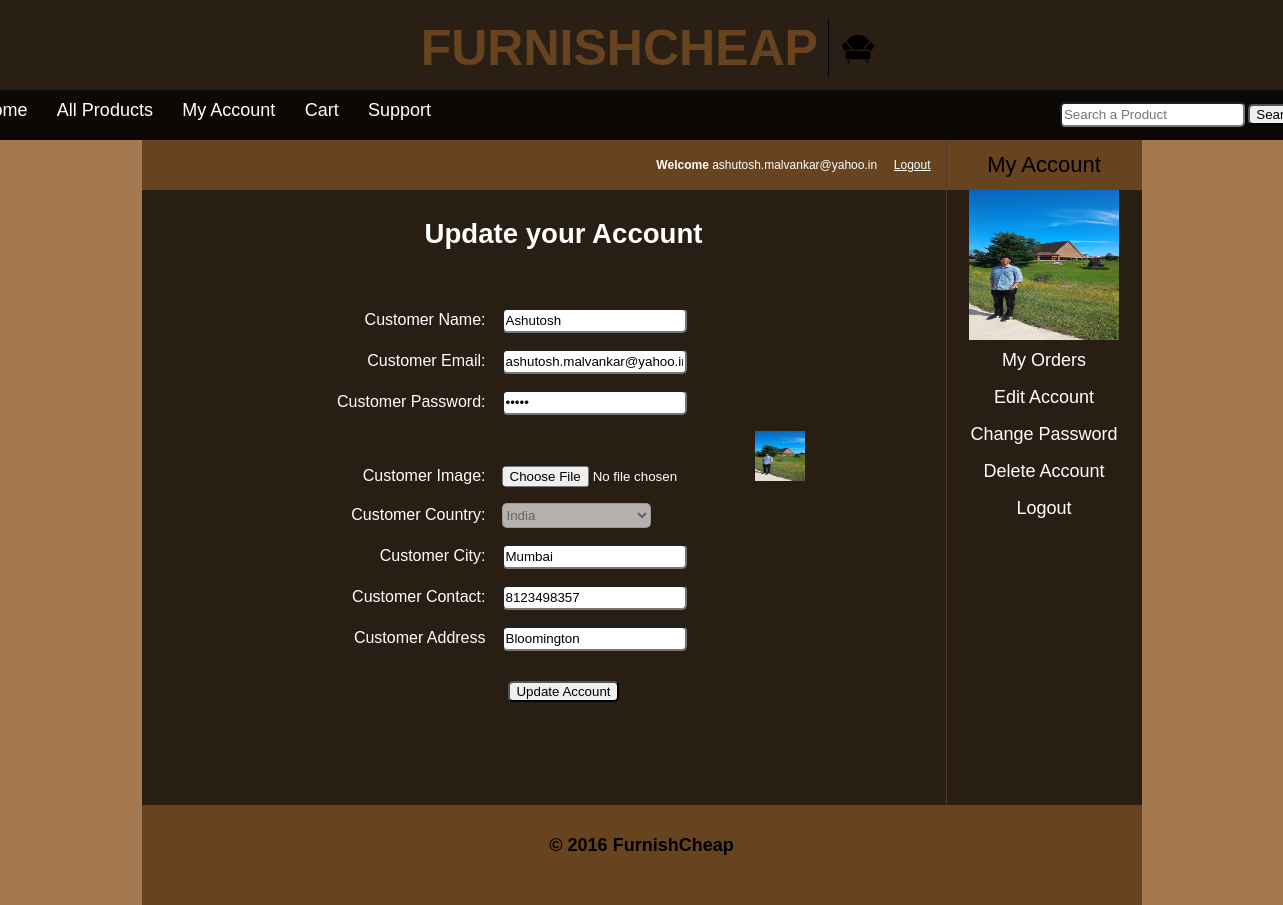
Screenshot of /customer/my_account.php?edit_account (signed in) with the database file from the repository.
### tables this page shows
CREATE TABLE IF NOT EXISTS `customers` (
  `customer_id` int(10) NOT NULL AUTO_INCREMENT,
  `customer_ip` varchar(255) NOT NULL,
  `customer_name` text NOT NULL,
  `customer_email` varchar(100) NOT NULL,
  `customer_pass` varchar(100) NOT NULL,
  `customer_country` text NOT NULL,
  `customer_city` text NOT NULL,
  `customer_contact` varchar(255) NOT NULL,
  `customer_address` text NOT NULL,
  `customer_image` text NOT NULL,
  PRIMARY KEY (`customer_id`)
);

### customer/edit_account.php (the view, shortened to what this page needs)
<br><br>
		<?php
				include("includes/db.php");
				$user = $_SESSION['customer_email'];
				$get_customer = "select * from customers where customer_email='$user'";
				$run_customer = mysqli_query($con, $get_customer);
				$row_customer = mysqli_fetch_array($run_customer);
				$name = $row_customer['customer_name'];
				$email = $row_customer['customer_email'];
				$pass = $row_customer['customer_pass'];
				$country = $row_customer['customer_country'];
				$city = $row_customer['customer_city'];
				$contact = $row_customer['customer_contact'];
				$address= $row_customer['customer_address'];
				$image = $row_customer['customer_image'];
		?>
		<h2 align="center" style="font-size: 2.3em; color: white;">Update your Account</h2>
		<br><br><br>
		<form action="" method="post" enctype="multipart/form-data">
					<table style="color: white; border-spacing: 1em;padding-left: 100px;" width="750">
						<tr>
							<td align="right">Customer Name:</td>
							<td><input id="search" type="text" name="c_name" value="<?php echo $name;?>" required/></td>
						</tr>
						<tr>
							<td align="right">Customer Email:</td>
							<td><input id="search" type="text" name="c_email" value="<?php echo $email;?>" required/></td>
						</tr>
						<tr>
							<td align="right">Customer Password:</td>
							<td><input id="search" type="password" name="c_pass" value="<?php echo $pass;?>" required/></td>
						</tr>
						<tr>
							<td align="right">Customer Image:</td>
							<td><input id="button" type="file" name="c_image"/><img src="customer_images/<?php echo $image; ?>" width="50" height="50"/></td>
						</tr>
						<tr>
							<td align="right">Customer Country:</td>
							<td>
							<select id="search" name="c_country" disabled>
								<option><?php echo $country; ?></option>
							</select>
							</td>
						</tr>
						<tr>
							<td align="right">Customer City:</td>
							<td><input id="search" type="text" name="c_city" value="<?php echo $city;?>"/></td>
						</tr>
						<tr>
							<td align="right">Customer Contact:</td>
							<td><input id="search" type="text" name="c_contact" value="<?php echo $contact;?>"/></td>
						</tr>
						<tr>
							<td align="right">Customer Address</td>
							<td><input id="search" type="text" name="c_address" value="<?php echo $address;?>"/></td>
						</tr>
					</table><br>
					<input align="center" id="button" type="submit" name="update" value="Update Account" />
				</form>

### customer/my_account.php (shortened to what this page needs)
<?php session_start();
include("functions/functions.php");
?>
<!DOCTYPE>
<html>
	<head>
	<link rel="stylesheet" href="styles/style.css" media="all" />
	</head>
<body>
	<div align="center" id='logodiv'>
    	<a align="center" href="/index.php">FURNISHCHEAP</a>
    	<img src='logo.png' alt='logo'>
    	</div>
	<div class="main_wrapper">
		<div class="menubar">
			<ul id="menu">
				<li><a href="../index.php">Home</a></li>
				<li><a href="../all_products.php">All Products</a></li>
				<li><a href="/customer/my_account.php">My Account</a></li>
				<li><a href="../cart.php">Cart</a></li>
                <li><a href="../contact">Support</a></li>
			</ul>
			<div id="form">
				<form method="get" action="results.php" enctype="multipart/form-data">
					<input id="search" type="text" name="user_query" placeholder="Search a Product"/ >
					<input id="button" type="submit" name="search" value="Search" />
				</form>
			</div>
		</div>
		<div class="content_wrapper">
			<div id="sidebar">
				<div id="sidebar_title">My Account</div>
				<ul id="cats">
				<?php
				$user = $_SESSION['customer_email'];
				$get_img = "select * from customers where customer_email='$user'";
				$run_img = mysqli_query($con, $get_img);
				$row_img = mysqli_fetch_array($run_img);
				$c_image = $row_img['customer_image'];
				echo "<p style='text-align:center;'><img src='customer_images/$c_image' width='150' height='150'/></p>";
				?>
				<li><a href="my_account.php?my_orders">My Orders</a></li>
				<li><a href="my_account.php?edit_account">Edit Account</a></li>
				<li><a href="my_account.php?change_pass">Change Password</a></li>
				<li><a href="my_account.php?delete_account">Delete Account</a></li>
				<li><a href="logout.php">Logout</a></li>
				</div>
			<div id="content_area">
			<div id="shopping_cart">
					 <span style="float:right; font-size:12px; padding:5px; line-height:40px;">
					<?php
					if(isset($_SESSION['customer_email'])){
					echo "<b>Welcome </b>" . $_SESSION['customer_email']."&nbsp;&nbsp;&nbsp;&nbsp;<b style='color:black;'></b>" ;
					}
					?>
					<?php
					if(!isset($_SESSION['customer_email'])){
					echo "<a style='padding-right: 10px; color:white;' href='../checkout.php'>Login</a>";
					}
					else {
					echo "<a style='padding-right: 10px; color:white;' href='logout.php'>Logout</a>";
					}
					?>
					</span>
			</div>
				<div id="products_box">
				<?php
				if(isset($_GET['edit_account'])){
				include("edit_account.php");
				}
				?>
				</div>
			</div>
		</div>
		<div id="footer">
	<h2 style="text-align:center; padding-top:30px;">&copy; 2016 FurnishCheap</h2>
		</div>
	</div>
</body>
</html>

### customer/styles/style.css (style rules this page uses)
html, body, div, span, applet, object, iframe, h1, h2, h3, h4, h5, h6, p, blockquote, pre, a, abbr, acronym, address, big, cite, code, del, dfn, em, img, ins, kbd, q, s, samp, small, strike, strong, sub, sup, tt, var, b, u, i, center, dl, dt, dd, ol, ul, li, fieldset, form, label, legend, table, caption, tbody, tfoot, thead, tr, th, td, article, aside, canvas, details, embed, figure, figcaption, footer, header, hgroup, menu, nav, output, ruby, section, summary, time, mark, audio, video { margin: 0; padding: 0; border: 0; vertical-align: baseline; }
#logodiv { height: 140px; width: 100%; background: #2A1F14; }
#logodiv a { padding-left: 12px; position: relative; top: 19px; font-size: 50px; color: #68431F; text-decoration: none; padding-right: 10px; border-right: 1px solid black; font-weight: bold; }
#logodiv img { padding-left: 10px; position: relative; top: 19px; }
body { background: url("../images/background2.jpg") no-repeat center center; background-attachment: fixed; background-size: cover; font-family: Arvo,serif; font-family:Arial,Helvetica,freesans,sans-serif; font-size: 12px; }
.main_wrapper { width:1000px; height:auto; margin:auto; background:rgba(0,0,0,0.5); position: relative; bottom: 50px; }
.menubar { position: relative; right: 175px; width: 1348px; height:50px; background:#0B0805; color: white; }
#menu { padding:0; margin:0; line-height:40px; float:left; }
#menu li { list-style:none; display:inline; }
#menu a { text-decoration:none; color:white; padding:8px; margin:5px; font-size:18px; font-family:Arial,Helvetica,freesans,sans-serif; }
#form { float:right; padding-right:8px; line-height:50px; }
.content_wrapper { width:1000px; margin:auto; background:rgba(0,0,0,0.5); }
#content_area { min-height: 665px; width:804px; float:right; background:rgba(0,0,0,0.5); color: #FFFFFF; }
#sidebar { width:195px; background:rgba(0,0,0,0.5); float:right; line-height: 30px; border-left: 1px solid #533D28; }
#sidebar_title { background:#68431F; color:black; font-size:22px; font-family:Arial,Helvetica,freesans,sans-serif; padding:10px; text-align:center; }
#cats { text-align:center; }
#cats li { list-style:none; margin:5px; }
#cats a { color:#FFFFFF; padding:8px; margin:5px; text-align:center; font-size:18px; text-decoration:none; font-family:Arial,Helvetica,freesans,sans-serif; }
#products_box { width:784px; text-align:center; margin-left:30px; margin-bottom:10px; }
#shopping_cart { font-size: 10px; width:804px; height:50px; background:#68431F; color:white; }
#search { border-radius: 5px; height: 25px; }
#button { border-radius: 5px; }
#footer { width:100%; height:100px; background:#68431F; clear:both; }

### rows the page displays
customers: customer_image (picture), c_name "Ashutosh", c_email "ashutosh.malvankar@yahoo.in", c_country "India", c_city "Mumbai", c_contact "8123498357", c_address "Bloomington"

### other values shown
$_SESSION['customer_email'] "ashutosh.malvankar@yahoo.in"
